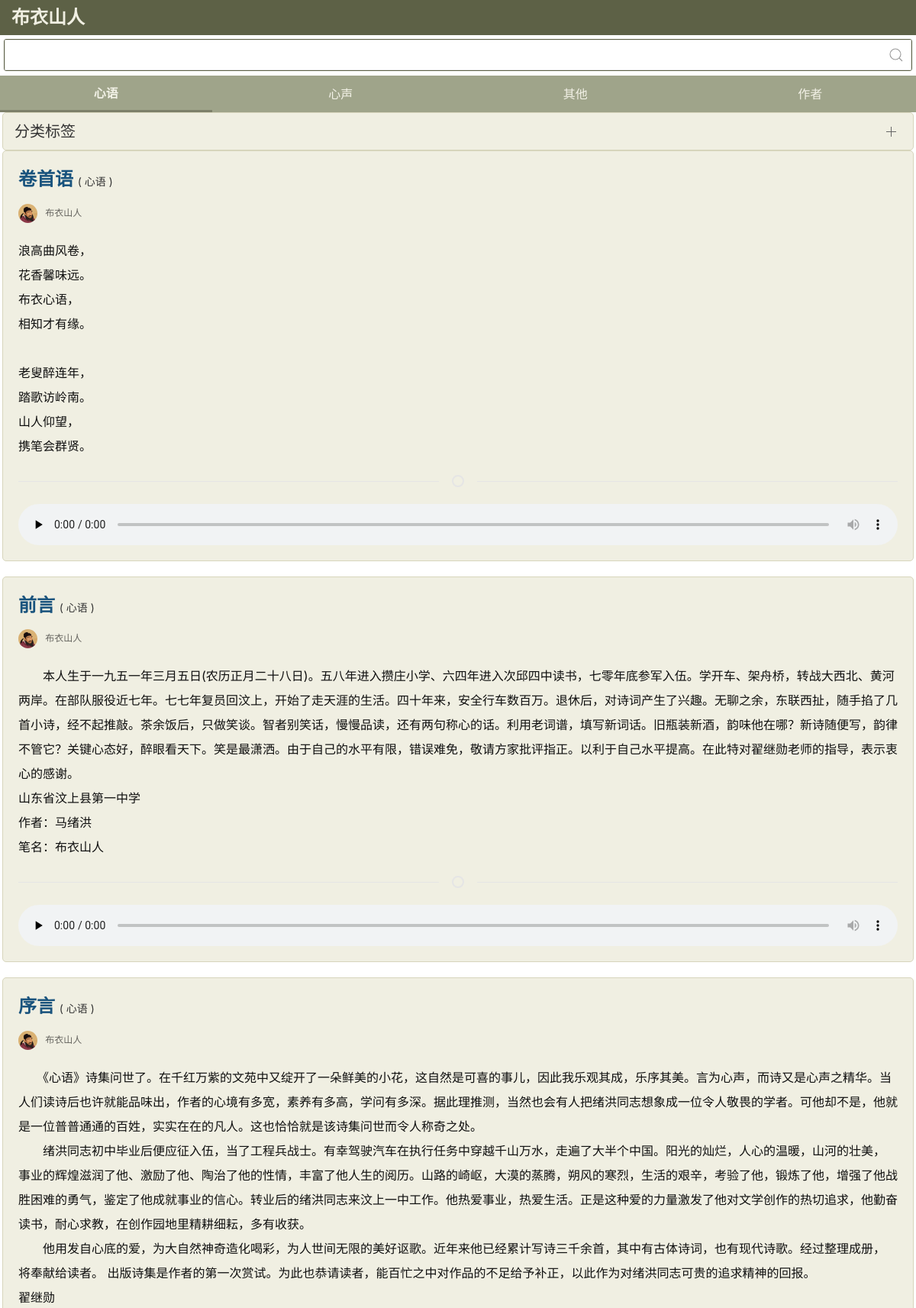
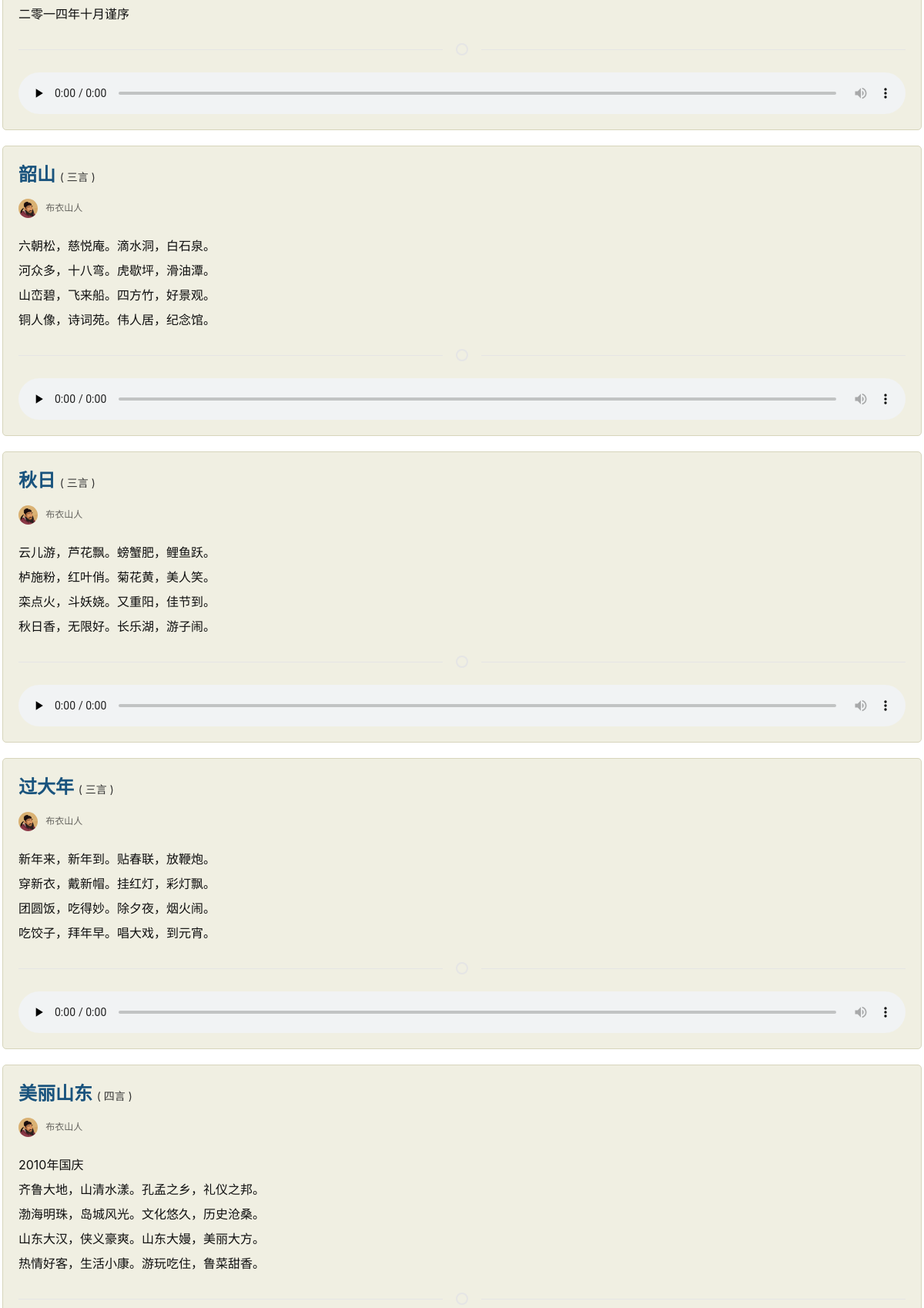
Page /m.php (upper part) on the committed database (2 pictures, top to bottom).
### tables this page shows
CREATE TABLE "article" (
  "id" integer NOT NULL PRIMARY KEY AUTOINCREMENT,
  "category" text,
  "chapter" text,
  "title" text,
  "summary" text,
  "contents" text,
  "author" text,
  "write_date" text,
  "create_datetime" text,
  "is_hide" integer DEFAULT 0
);

### config.php (called while the page is built, shortened)
<?php
function pdo_query($sql,$param=false,$where=false){
    $pdo=new PDO('sqlite:./data.db');
    $pdo->setAttribute(PDO::ATTR_ERRMODE, PDO::ERRMODE_EXCEPTION);
    $error=false; $data=false;
    try{
        if($param!==false){
            $prepare=$pdo->prepare($sql);
            $prepare->execute($param);
            if(substr(strtoUpper($sql),0,7)=='SELECT '){
                $data=$prepare->fetchAll(PDO::FETCH_ASSOC);
            }else{
                if(substr(strtoUpper($sql),0,11)=='INSERT INTO'){
                    $data=$pdo->lastInsertId();
                }else{
                    $data=$prepare->rowCount();
                }
            }
        }
    }catch(PDOException $ex){
        $error=$ex->getMessage();
    }
    return [$error,$data];
}

### m.php (the view, shortened to what this page needs)
<?php include_once('config.php'); ?>
<!DOCTYPE html>
<html lang="zh">
<head>
    <link href="./css/uikit.min.css" rel="stylesheet" />
</head>
<body>
    <?php
    $sql='SELECT * FROM `article` WHERE category=:category';
    $param=array();
    if(strlen($_GET['category'])>0){
        $param['category']=$_GET['category'];
    }else{
        $param['category']='心语';
    }
    $limit=10;
    $sql.=' LIMIT '.$limit;
    list($error,$articles)=pdo_query($sql, $param);
    ?>
    <header>
        <div class="uk-container1">
            <div class="logo"><a href="./">布衣山人</a></div>
        </div>
        <div class="search">
            <div class="uk-container1">
                <form class="uk-search uk-search-default">
                    <input class="uk-search-input" type="search" placeholder="" name="search">
                    <span class="uk-search-icon-flip" uk-search-icon></span>
                </form>
            </div>
        </div>
        <nav>
            <div class="uk-container1">
                <ul class="uk-navbar-nav uk-child-width-expand" id="category">
                    <li<?php echo(($_GET['category']=='心语' || $_GET['category']=='')?' class="uk-active"':''); ?>><a href="?category=心语">心语</a></li>
                    <li<?php echo($_GET['category']=='心声'?' class="uk-active"':''); ?>><a href="?category=心声">心声</a></li>
                    <li<?php echo($_GET['category']=='其他'?' class="uk-active"':''); ?>><a href="?category=其他">其他</a></li>
                    <li<?php echo($_GET['category']=='作者'?' class="uk-active"':''); ?>><a href="?category=作者">作者</a></li>
                </ul>
            </div>
        </nav>
    </header>
    <div class="uk-container">
            <div class="sidebar">
                <ul uk-accordion="multiple: true">
                    <li>
                        <div class="uk-accordion-title">分类标签</div>
                    </li>
                </ul>
            </div>
            <div class="main">
                <?php foreach($articles as $article){ ?>
                <div class="uk-card uk-card-body">
                    <h3 class="uk-card-title"><?php echo($article['title']); ?> <a href="">( <?php echo($article['chapter']); ?> )</a></h3>
                    <div class="autor">
                        <img src="./images/author.jpg" />&nbsp;&nbsp;&nbsp;布衣山人
                    </div>
                    <div class="uk-card-contents"><?php echo($article['contents']); ?></div>
                    <hr class="uk-divider-icon">
                    <div class="tags">
                        <audio controls preload="none" style="width:100%;"><source src="./voice.php?id=<?php echo($article['id']); ?>" type="audio/mpeg">您的浏览器不支持 audio 元素。</audio>
                    </div>
                </div>
                <?php } ?>
            </div>
    </div>
</body>
</html>

### m.php (style rules this page uses)
body { background:url(./images/bg.png); }
.uk-container { padding:0 3px }
nav { background:#F0EFE2; opacity: 0.8; }
.logo { padding:5px;font-size:1.5rem;font-weight:bold;background:#5D6146;padding-left:15px; }
.logo a { color:#F0EFE2; }
.search { text-align:center;padding-top:5px; }
.uk-search { background:#fff; border:1px solid #5D6146;border-radius: 3px; overflow:hidden; width:99%; }
.uk-navbar-item, .uk-navbar-nav>li>a, .uk-navbar-toggle { min-height:48px; }
.uk-navbar-nav { background:#888E6D; }
.uk-navbar-nav>li>a { font-size:16px;color:#F0EFE2 }
.uk-navbar-nav>li.uk-active>a { border-bottom:3px solid #5D6146;color:#F0EFE2;font-weight:bold; }
.sidebar { background:#F0EFE2;border:1px solid #d7d5bc;border-radius:5px;padding-right:15px; }
.sidebar .uk-accordion-title { padding-left:15px; }
.uk-accordion { margin:10px 0; }
.main { clear:both; }
.main .uk-card { background:#F0EFE2;border:1px solid #d7d5bc;border-radius:5px;margin-bottom:20px;padding:20px; }
.main .uk-card .autor { font-size:12px;color:#65645F; }
.main .uk-card .autor img { height:25px; border-radius:50%; }
.uk-card-title { color:#19537D; font-weight:bold; margin-bottom:15px; }
.uk-card-title a { font-size:14px; color:#333; font-weight:normal; }
.uk-card-contents { line-height:200%;color:#0F0F0F;padding-top:20px; }

### rows in the picture
article: title "卷首语", chapter "心语", contents "浪高曲风卷， 花香馨味远。 布衣心语， 相知才有缘。 老叟醉连年， 踏歌访岭南。 山人仰望， 携笔会群贤。"
article: title "前言", chapter "心语", contents "本人生于一九五一年三月五日(农历正月二十八日)。五八年进入攒庄小学、六四年进入次邱四中读书，七零年底参军入伍。学开车、架舟桥，转战大西北、黄河两岸。在部队服役近七年。七七年复员回汶上，开始了走天涯的生活。四十年来，安全行车数百万。退休后，对诗词产生了兴趣。无聊之余，东联西扯，随手掐了几首小诗，经不起推敲。茶余饭后，只做笑谈。智者别笑话，慢慢品读，还有两句称心的话。利用老词谱，填写新词话。旧瓶装新酒，韵味他在哪？新诗随便写，韵律不管它？关键心态好，醉眼看天下。笑是最潇洒。由于自己的水平有限，错误难免，敬请方家批评指正。以利于自己水平提高。在此特对翟继勋老师的指导，表示衷心的感谢。 山东省汶上县第一中学 作者：马绪洪 笔名：布衣山人"
article: title "序言", chapter "心语", contents "《心语》诗集问世了。在千红万紫的文苑中又绽开了一朵鲜美的小花，这自然是可喜的事儿，因此我乐观其成，乐序其美。言为心声，而诗又是心声之精华。当人们读诗后也许就能品味出，作者的心境有多宽，素养有多高，学问有多深。据此理推测，当然也会有人把绪洪同志想象成一位令人敬畏的学者。可他却不是，他就是一位普普通通的百姓，实实在在的凡人。这也恰恰就是该诗集问世而令人称奇之处。 绪洪同志初中毕业后便应征入伍，当了工程兵战士。有幸驾驶汽车在执行任务中穿越千山万水，走遍了大半个中国。阳光的灿烂，人心的温暖，山河的壮美，事业的辉煌滋润了他、激励了他、陶治了他的性情，丰富了他人生的阅历。山路的崎岖，大漠的蒸腾，朔风的寒烈，生活的艰辛，考验了他，锻炼了他，增强了他战胜困难的勇气，鉴定了他成就事业的信心。转业后的绪洪同志来汶上一中工作。他热爱事业，热爱生活。正是这种爱的力量激发了他对文学创作的热切追求，他勤奋读书，耐心求教，在创作园地里精耕细耘，多有收获。 他用发自心底的爱，为大自然神奇造化喝彩，为人世间无限的美好讴歌。近年来他已经累计写诗三千余首，其中有古体诗词，也有现代诗歌。经过整理成册，将奉献给读者。 出版诗集是作者的第一次赏试。为此也恭请读者，能百忙之中对作品的不足给予补正，以此作为对绪洪同志可贵的追求精神的回报。 翟继勋 二零一四年十月谨序"
article: title "韶山", chapter "三言", contents "六朝松，慈悦庵。滴水洞，白石泉。 河众多，十八弯。虎歇坪，滑油潭。 山峦碧，飞来船。四方竹，好景观。 铜人像，诗词苑。伟人居，纪念馆。"
article: title "秋日", chapter "三言", contents "云儿游，芦花飘。螃蟹肥，鲤鱼跃。 栌施粉，红叶俏。菊花黄，美人笑。 栾点火，斗妖娆。又重阳，佳节到。 秋日香，无限好。长乐湖，游子闹。"
article: title "过大年", chapter "三言", contents "新年来，新年到。贴春联，放鞭炮。 穿新衣，戴新帽。挂红灯，彩灯飘。 团圆饭，吃得妙。除夕夜，烟火闹。 吃饺子，拜年早。唱大戏，到元宵。"
article: title "美丽山东", chapter "四言", contents "2010年国庆 齐鲁大地，山清水漾。孔孟之乡，礼仪之邦。 渤海明珠，岛城风光。文化悠久，历史沧桑。 山东大汉，侠义豪爽。山东大嫚，美丽大方。 热情好客，生活小康。游玩吃住，鲁菜甜香。"
